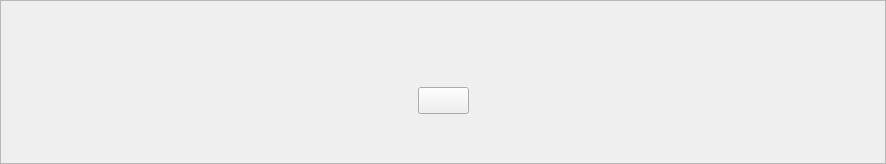
               <widget class="QWidget" name="infoPage">
                <layout class="QHBoxLayout" name="horizontalLayout_24">
                 <property name="spacing">
                  <number>0</number>
                 </property>
                 <property name="leftMargin">
                  <number>0</number>
                 </property>
                 <property name="topMargin">
                  <number>0</number>
                 </property>
                 <property name="rightMargin">
                  <number>0</number>
                 </property>
                 <property name="bottomMargin">
                  <number>0</number>
                 </property>
                 <item>
                  <widget class="QFrame" name="infoPageContent">
                   <property name="frameShape">
                    <enum>QFrame::StyledPanel</enum>
                   </property>
                   <property name="frameShadow">
                    <enum>QFrame::Raised</enum>
                   </property>
                   <layout class="QHBoxLayout" name="horizontalLayout_25">
                    <item>
                     <spacer name="horizontalSpacer_5">
                      <property name="orientation">
                       <enum>Qt::Horizontal</enum>
                      </property>
                      <property name="sizeType">
                       <enum>QSizePolicy::Preferred</enum>
                      </property>
                      <property name="sizeHint" stdset="0">
                       <size>
                        <width>408</width>
                        <height>20</height>
                       </size>
                      </property>
                     </spacer>
                    </item>
                    <item>
                     <layout class="QVBoxLayout" name="verticalLayout_18">
                      <item>
                       <spacer name="verticalSpacer_6">
                        <property name="orientation">
                         <enum>Qt::Vertical</enum>
                        </property>
                        <property name="sizeHint" stdset="0">
                         <size>
                          <width>20</width>
                          <height>40</height>
                         </size>
                        </property>
                       </spacer>
                      </item>
                      <item>
                       <widget class="QLabel" name="infoPageLabel">
                        <property name="font">
                         <font>
                          <family>Arial</family>
                          <pointsize>20</pointsize>
                          <weight>75</weight>
                          <bold>true</bold>
                         </font>
                        </property>
                        <property name="text">
                         <string/>
                        </property>
                        <property name="alignment">
                         <set>Qt::AlignCenter</set>
                        </property>
                       </widget>
                      </item>
                      <item>
                       <widget class="QPushButton" name="infoPageBtn">
                        <property name="font">
                         <font>
                          <family>Arial</family>
                          <pointsize>12</pointsize>
                          <weight>75</weight>
                          <bold>true</bold>
                         </font>
                        </property>
                        <property name="text">
                         <string/>
                        </property>
                       </widget>
                      </item>
                      <item>
                       <spacer name="verticalSpacer_7">
                        <property name="orientation">
                         <enum>Qt::Vertical</enum>
                        </property>
                        <property name="sizeHint" stdset="0">
                         <size>
                          <width>20</width>
                          <height>40</height>
                         </size>
                        </property>
                       </spacer>
                      </item>
                     </layout>
                    </item>
                    <item>
                     <spacer name="horizontalSpacer_6">
                      <property name="orientation">
                       <enum>Qt::Horizontal</enum>
                      </property>
                      <property name="sizeType">
                       <enum>QSizePolicy::Preferred</enum>
                      </property>
                      <property name="sizeHint" stdset="0">
                       <size>
                        <width>407</width>
                        <height>20</height>
                       </size>
                      </property>
                     </spacer>
                    </item>
                   </layout>
                  </widget>
                 </item>
                </layout>
               </widget>
